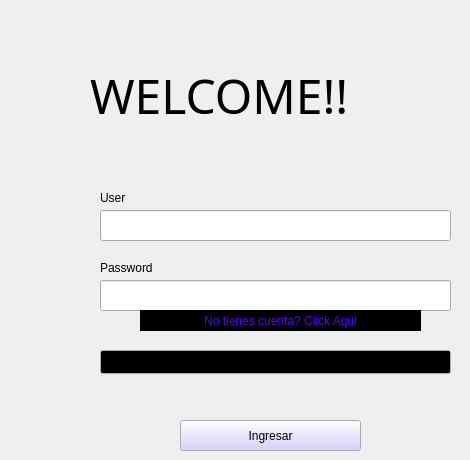
    <widget class="QWidget" name="Inicio">
     <widget class="QLabel" name="label">
      <property name="geometry">
       <rect>
        <x>90</x>
        <y>60</y>
        <width>371</width>
        <height>71</height>
       </rect>
      </property>
      <property name="font">
       <font>
        <family>High Tower Text</family>
        <pointsize>36</pointsize>
       </font>
      </property>
      <property name="text">
       <string>WELCOME!!</string>
      </property>
     </widget>
     <widget class="QPushButton" name="BtnIngresar">
      <property name="geometry">
       <rect>
        <x>180</x>
        <y>420</y>
        <width>181</width>
        <height>31</height>
       </rect>
      </property>
      <property name="palette">
       <palette>
        <active>
         <colorrole role="Button">
          <brush brushstyle="SolidPattern">
           <color alpha="255">
            <red>209</red>
            <green>193</green>
            <blue>255</blue>
           </color>
          </brush>
         </colorrole>
         <colorrole role="ButtonText">
          <brush brushstyle="SolidPattern">
           <color alpha="255">
            <red>0</red>
            <green>0</green>
            <blue>0</blue>
           </color>
          </brush>
         </colorrole>
        </active>
        <inactive>
         <colorrole role="Button">
          <brush brushstyle="SolidPattern">
           <color alpha="255">
            <red>209</red>
            <green>193</green>
            <blue>255</blue>
           </color>
          </brush>
         </colorrole>
         <colorrole role="ButtonText">
          <brush brushstyle="SolidPattern">
           <color alpha="255">
            <red>0</red>
            <green>0</green>
            <blue>0</blue>
           </color>
          </brush>
         </colorrole>
        </inactive>
        <disabled>
         <colorrole role="Button">
          <brush brushstyle="SolidPattern">
           <color alpha="255">
            <red>209</red>
            <green>193</green>
            <blue>255</blue>
           </color>
          </brush>
         </colorrole>
         <colorrole role="ButtonText">
          <brush brushstyle="SolidPattern">
           <color alpha="255">
            <red>0</red>
            <green>0</green>
            <blue>0</blue>
           </color>
          </brush>
         </colorrole>
        </disabled>
       </palette>
      </property>
      <property name="text">
       <string>Ingresar</string>
      </property>
     </widget>
     <widget class="QLineEdit" name="LEdirUser">
      <property name="geometry">
       <rect>
        <x>100</x>
        <y>210</y>
        <width>351</width>
        <height>31</height>
       </rect>
      </property>
     </widget>
     <widget class="QLabel" name="label_2">
      <property name="geometry">
       <rect>
        <x>100</x>
        <y>190</y>
        <width>55</width>
        <height>16</height>
       </rect>
      </property>
      <property name="text">
       <string>User</string>
      </property>
     </widget>
     <widget class="QLineEdit" name="LEditPass">
      <property name="geometry">
       <rect>
        <x>100</x>
        <y>280</y>
        <width>351</width>
        <height>31</height>
       </rect>
      </property>
     </widget>
     <widget class="QLabel" name="label_3">
      <property name="geometry">
       <rect>
        <x>100</x>
        <y>260</y>
        <width>81</width>
        <height>16</height>
       </rect>
      </property>
      <property name="text">
       <string>Password</string>
      </property>
     </widget>
     <widget class="QPushButton" name="pushButton">
      <property name="enabled">
       <bool>true</bool>
      </property>
      <property name="geometry">
       <rect>
        <x>140</x>
        <y>310</y>
        <width>281</width>
        <height>21</height>
       </rect>
      </property>
      <property name="palette">
       <palette>
        <active>
         <colorrole role="WindowText">
          <brush brushstyle="SolidPattern">
           <color alpha="255">
            <red>0</red>
            <green>0</green>
            <blue>0</blue>
           </color>
          </brush>
         </colorrole>
         <colorrole role="Button">
          <brush brushstyle="SolidPattern">
           <color alpha="255">
            <red>0</red>
            <green>0</green>
            <blue>0</blue>
           </color>
          </brush>
         </colorrole>
         <colorrole role="Light">
          <brush brushstyle="SolidPattern">
           <color alpha="0">
            <red>255</red>
            <green>255</green>
            <blue>255</blue>
           </color>
          </brush>
         </colorrole>
         <colorrole role="Midlight">
          <brush brushstyle="SolidPattern">
           <color alpha="0">
            <red>255</red>
            <green>203</green>
            <blue>204</blue>
           </color>
          </brush>
         </colorrole>
         <colorrole role="Dark">
          <brush brushstyle="SolidPattern">
           <color alpha="0">
            <red>127</red>
            <green>75</green>
            <blue>76</blue>
           </color>
          </brush>
         </colorrole>
         <colorrole role="Mid">
          <brush brushstyle="SolidPattern">
           <color alpha="0">
            <red>170</red>
            <green>101</green>
            <blue>102</blue>
           </color>
          </brush>
         </colorrole>
         <colorrole role="Text">
          <brush brushstyle="SolidPattern">
           <color alpha="255">
            <red>85</red>
            <green>0</green>
            <blue>255</blue>
           </color>
          </brush>
         </colorrole>
         <colorrole role="BrightText">
          <brush brushstyle="SolidPattern">
           <color alpha="255">
            <red>255</red>
            <green>255</green>
            <blue>255</blue>
           </color>
          </brush>
         </colorrole>
         <colorrole role="ButtonText">
          <brush brushstyle="SolidPattern">
           <color alpha="255">
            <red>85</red>
            <green>0</green>
            <blue>255</blue>
           </color>
          </brush>
         </colorrole>
         <colorrole role="Base">
          <brush brushstyle="SolidPattern">
           <color alpha="255">
            <red>255</red>
            <green>255</green>
            <blue>255</blue>
           </color>
          </brush>
         </colorrole>
         <colorrole role="Window">
          <brush brushstyle="SolidPattern">
           <color alpha="0">
            <red>255</red>
            <green>151</green>
            <blue>153</blue>
           </color>
          </brush>
         </colorrole>
         <colorrole role="Shadow">
          <brush brushstyle="SolidPattern">
           <color alpha="255">
            <red>0</red>
            <green>0</green>
            <blue>0</blue>
           </color>
          </brush>
         </colorrole>
         <colorrole role="AlternateBase">
          <brush brushstyle="SolidPattern">
           <color alpha="127">
            <red>255</red>
            <green>203</green>
            <blue>204</blue>
           </color>
          </brush>
         </colorrole>
         <colorrole role="ToolTipBase">
          <brush brushstyle="SolidPattern">
           <color alpha="255">
            <red>255</red>
            <green>255</green>
            <blue>220</blue>
           </color>
          </brush>
         </colorrole>
         <colorrole role="ToolTipText">
          <brush brushstyle="SolidPattern">
           <color alpha="255">
            <red>0</red>
            <green>0</green>
            <blue>0</blue>
           </color>
          </brush>
         </colorrole>
         <colorrole role="PlaceholderText">
          <brush brushstyle="SolidPattern">
           <color alpha="128">
            <red>0</red>
            <green>0</green>
            <blue>0</blue>
           </color>
          </brush>
         </colorrole>
        </active>
        <inactive>
         <colorrole role="WindowText">
          <brush brushstyle="SolidPattern">
           <color alpha="255">
            <red>0</red>
            <green>0</green>
            <blue>0</blue>
           </color>
          </brush>
         </colorrole>
         <colorrole role="Button">
          <brush brushstyle="SolidPattern">
           <color alpha="255">
            <red>0</red>
            <green>0</green>
            <blue>0</blue>
           </color>
          </brush>
         </colorrole>
         <colorrole role="Light">
          <brush brushstyle="SolidPattern">
           <color alpha="0">
            <red>255</red>
            <green>255</green>
            <blue>255</blue>
           </color>
          </brush>
         </colorrole>
         <colorrole role="Midlight">
          <brush brushstyle="SolidPattern">
           <color alpha="0">
            <red>255</red>
            <green>203</green>
            <blue>204</blue>
           </color>
          </brush>
         </colorrole>
         <colorrole role="Dark">
          <brush brushstyle="SolidPattern">
           <color alpha="0">
            <red>127</red>
            <green>75</green>
            <blue>76</blue>
           </color>
          </brush>
         </colorrole>
         <colorrole role="Mid">
          <brush brushstyle="SolidPattern">
           <color alpha="0">
            <red>170</red>
            <green>101</green>
            <blue>102</blue>
           </color>
          </brush>
         </colorrole>
         <colorrole role="Text">
          <brush brushstyle="SolidPattern">
           <color alpha="255">
            <red>85</red>
            <green>0</green>
            <blue>255</blue>
           </color>
          </brush>
         </colorrole>
         <colorrole role="BrightText">
          <brush brushstyle="SolidPattern">
           <color alpha="255">
            <red>255</red>
            <green>255</green>
            <blue>255</blue>
           </color>
          </brush>
         </colorrole>
         <colorrole role="ButtonText">
          <brush brushstyle="SolidPattern">
           <color alpha="255">
            <red>85</red>
            <green>0</green>
            <blue>255</blue>
           </color>
          </brush>
         </colorrole>
         <colorrole role="Base">
          <brush brushstyle="SolidPattern">
           <color alpha="255">
            <red>255</red>
            <green>255</green>
            <blue>255</blue>
           </color>
          </brush>
         </colorrole>
         <colorrole role="Window">
          <brush brushstyle="SolidPattern">
           <color alpha="0">
            <red>255</red>
            <green>151</green>
            <blue>153</blue>
           </color>
          </brush>
         </colorrole>
         <colorrole role="Shadow">
          <brush brushstyle="SolidPattern">
           <color alpha="255">
            <red>0</red>
            <green>0</green>
            <blue>0</blue>
           </color>
          </brush>
         </colorrole>
         <colorrole role="AlternateBase">
          <brush brushstyle="SolidPattern">
           <color alpha="127">
            <red>255</red>
            <green>203</green>
            <blue>204</blue>
           </color>
          </brush>
         </colorrole>
         <colorrole role="ToolTipBase">
          <brush brushstyle="SolidPattern">
           <color alpha="255">
            <red>255</red>
            <green>255</green>
            <blue>220</blue>
           </color>
          </brush>
         </colorrole>
         <colorrole role="ToolTipText">
          <brush brushstyle="SolidPattern">
           <color alpha="255">
            <red>0</red>
            <green>0</green>
            <blue>0</blue>
           </color>
          </brush>
         </colorrole>
         <colorrole role="PlaceholderText">
          <brush brushstyle="SolidPattern">
           <color alpha="128">
            <red>0</red>
            <green>0</green>
            <blue>0</blue>
           </color>
          </brush>
         </colorrole>
        </inactive>
        <disabled>
         <colorrole role="WindowText">
          <brush brushstyle="SolidPattern">
           <color alpha="0">
            <red>127</red>
            <green>75</green>
            <blue>76</blue>
           </color>
          </brush>
         </colorrole>
         <colorrole role="Button">
          <brush brushstyle="SolidPattern">
           <color alpha="255">
            <red>0</red>
            <green>0</green>
            <blue>0</blue>
           </color>
          </brush>
         </colorrole>
         <colorrole role="Light">
          <brush brushstyle="SolidPattern">
           <color alpha="0">
            <red>255</red>
            <green>255</green>
            <blue>255</blue>
           </color>
          </brush>
         </colorrole>
         <colorrole role="Midlight">
          <brush brushstyle="SolidPattern">
           <color alpha="0">
            <red>255</red>
            <green>203</green>
            <blue>204</blue>
           </color>
          </brush>
         </colorrole>
         <colorrole role="Dark">
          <brush brushstyle="SolidPattern">
           <color alpha="0">
            <red>127</red>
            <green>75</green>
            <blue>76</blue>
           </color>
          </brush>
         </colorrole>
         <colorrole role="Mid">
          <brush brushstyle="SolidPattern">
           <color alpha="0">
            <red>170</red>
            <green>101</green>
            <blue>102</blue>
           </color>
          </brush>
         </colorrole>
         <colorrole role="Text">
          <brush brushstyle="SolidPattern">
           <color alpha="0">
            <red>127</red>
            <green>75</green>
            <blue>76</blue>
           </color>
          </brush>
         </colorrole>
         <colorrole role="BrightText">
          <brush brushstyle="SolidPattern">
           <color alpha="255">
            <red>255</red>
            <green>255</green>
            <blue>255</blue>
           </color>
          </brush>
         </colorrole>
         <colorrole role="ButtonText">
          <brush brushstyle="SolidPattern">
           <color alpha="0">
            <red>127</red>
            <green>75</green>
            <blue>76</blue>
           </color>
          </brush>
         </colorrole>
         <colorrole role="Base">
          <brush brushstyle="SolidPattern">
           <color alpha="0">
            <red>255</red>
            <green>151</green>
            <blue>153</blue>
           </color>
          </brush>
         </colorrole>
         <colorrole role="Window">
          <brush brushstyle="SolidPattern">
           <color alpha="0">
            <red>255</red>
            <green>151</green>
            <blue>153</blue>
           </color>
          </brush>
         </colorrole>
         <colorrole role="Shadow">
          <brush brushstyle="SolidPattern">
           <color alpha="255">
            <red>0</red>
            <green>0</green>
            <blue>0</blue>
           </color>
          </brush>
         </colorrole>
         <colorrole role="AlternateBase">
          <brush brushstyle="SolidPattern">
           <color alpha="0">
            <red>255</red>
            <green>151</green>
            <blue>153</blue>
           </color>
          </brush>
         </colorrole>
         <colorrole role="ToolTipBase">
          <brush brushstyle="SolidPattern">
           <color alpha="255">
            <red>255</red>
            <green>255</green>
            <blue>220</blue>
           </color>
          </brush>
         </colorrole>
         <colorrole role="ToolTipText">
          <brush brushstyle="SolidPattern">
           <color alpha="255">
            <red>0</red>
            <green>0</green>
            <blue>0</blue>
           </color>
          </brush>
         </colorrole>
         <colorrole role="PlaceholderText">
          <brush brushstyle="SolidPattern">
           <color alpha="128">
            <red>0</red>
            <green>0</green>
            <blue>0</blue>
           </color>
          </brush>
         </colorrole>
        </disabled>
       </palette>
      </property>
      <property name="autoFillBackground">
       <bool>true</bool>
      </property>
      <property name="text">
       <string>No tienes cuenta? Click Aqui</string>
      </property>
      <property name="flat">
       <bool>true</bool>
      </property>
     </widget>
     <widget class="QLineEdit" name="ErrorM">
      <property name="geometry">
       <rect>
        <x>100</x>
        <y>350</y>
        <width>351</width>
        <height>24</height>
       </rect>
      </property>
      <property name="palette">
       <palette>
        <active>
         <colorrole role="WindowText">
          <brush brushstyle="SolidPattern">
           <color alpha="255">
            <red>255</red>
            <green>255</green>
            <blue>255</blue>
           </color>
          </brush>
         </colorrole>
         <colorrole role="Text">
          <brush brushstyle="SolidPattern">
           <color alpha="255">
            <red>255</red>
            <green>255</green>
            <blue>255</blue>
           </color>
          </brush>
         </colorrole>
         <colorrole role="Base">
          <brush brushstyle="SolidPattern">
           <color alpha="255">
            <red>0</red>
            <green>0</green>
            <blue>0</blue>
           </color>
          </brush>
         </colorrole>
        </active>
        <inactive>
         <colorrole role="WindowText">
          <brush brushstyle="SolidPattern">
           <color alpha="255">
            <red>255</red>
            <green>255</green>
            <blue>255</blue>
           </color>
          </brush>
         </colorrole>
         <colorrole role="Text">
          <brush brushstyle="SolidPattern">
           <color alpha="255">
            <red>255</red>
            <green>255</green>
            <blue>255</blue>
           </color>
          </brush>
         </colorrole>
         <colorrole role="Base">
          <brush brushstyle="SolidPattern">
           <color alpha="255">
            <red>0</red>
            <green>0</green>
            <blue>0</blue>
           </color>
          </brush>
         </colorrole>
        </inactive>
        <disabled>
         <colorrole role="WindowText">
          <brush brushstyle="SolidPattern">
           <color alpha="255">
            <red>0</red>
            <green>0</green>
            <blue>0</blue>
           </color>
          </brush>
         </colorrole>
         <colorrole role="Text">
          <brush brushstyle="SolidPattern">
           <color alpha="255">
            <red>0</red>
            <green>0</green>
            <blue>0</blue>
           </color>
          </brush>
         </colorrole>
         <colorrole role="Base">
          <brush brushstyle="SolidPattern">
           <color alpha="255">
            <red>0</red>
            <green>0</green>
            <blue>0</blue>
           </color>
          </brush>
         </colorrole>
        </disabled>
       </palette>
      </property>
     </widget>
    </widget>
